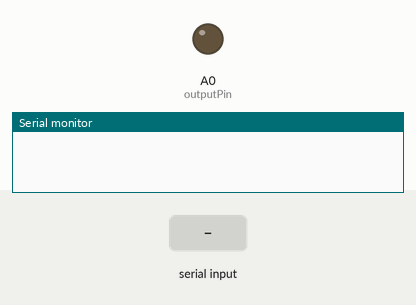
Recording of a sketch running on a simulated Arduino Uno, built with avr-gcc and run on an emulated ATmega328P. On the bench: output pins drawn as LEDs (lit = HIGH), the last lines printed to the serial monitor. Inputs (shaded band) come from the test bench.

Above: at 1.2 s.
1.3 s: "1" received over Serial
At 1.8 s:
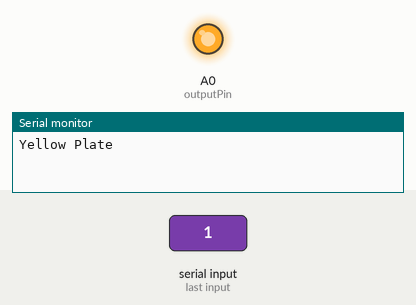
2.8 s: "2" received over Serial
4.3 s: "3" received over Serial
At 25.3 s:
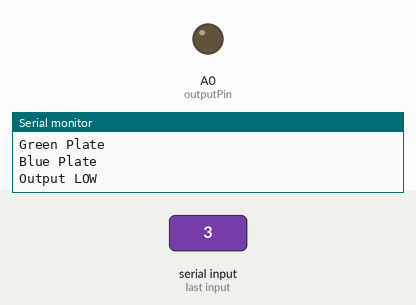
Timing chart, 0 to 25.8 s (numbered marks = the images above; inputs shaded):
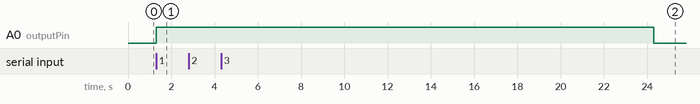

Measured:
- after the input at 1.3 s, A0 (outputPin): LOW → HIGH at once
- after the input at 4.3 s, A0 (outputPin): HIGH → LOW after 20.0 s instead of 18.5 s

The sketch:

1.ino
```cpp
const int outputPin = A0;

unsigned long startTime = 0;
const unsigned long duration = 20000; // 20秒

bool isRunning = false;

void setup() {
  Serial.begin(9600);

  pinMode(outputPin, OUTPUT);
  digitalWrite(outputPin, LOW);
}

void loop() {

  // 接收串口数据
  if (Serial.available() > 0) {

    char data = Serial.read();

    if (data == '1') {
      Serial.println("Yellow Plate");

      digitalWrite(outputPin, HIGH);
      startTime = millis();
      isRunning = true;
    }

    else if (data == '2') {
      Serial.println("Green Plate");

      digitalWrite(outputPin, HIGH);
      startTime = millis();
      isRunning = true;
    }

    else if (data == '3') {
      Serial.println("Blue Plate");

      digitalWrite(outputPin, HIGH);
      startTime = millis();
      isRunning = true;
    }
  }

  // 判断20秒是否结束
  if (isRunning && millis() - startTime >= duration) {

    digitalWrite(outputPin, LOW);
    isRunning = false;

    Serial.println("Output LOW");
  }
}
```
